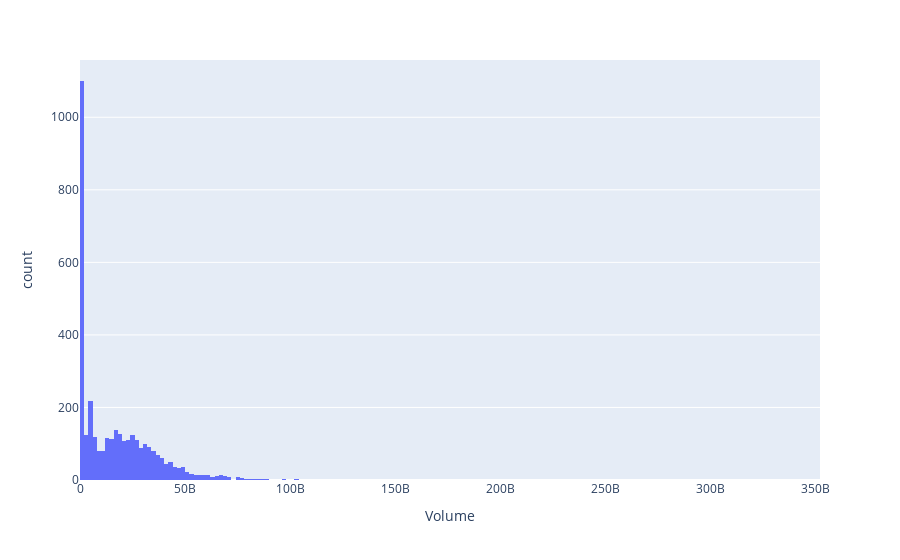

Notebook code for this chart:
### Markdown cell above
Podemos observar en el grafico de vela que nuestros valores oscilan sin patron

### Code cell
fig = px.histogram(bit, x="Volume")
fig.show()

### Figure 1 — Plotly figure (JSON) as saved in the notebook; plotly's stock layout.template omitted (floating-point values rounded to 4 significant figures; data arrays with more than 128 entries replaced by an {"elided": "..."} marker saying what was removed)
{"data": [{"alignmentgroup": "True", "bingroup": "x", "hovertemplate": "Volume=%{x}<br>count=%{y}<extra></extra>", "legendgroup": "", "marker": {"color": "#636efa", "pattern": {"shape": ""}}, "name": "", "offsetgroup": "", "orientation": "v", "showlegend": false, "type": "histogram", "x": {"elided": "3542 int values"}, "xaxis": "x", "yaxis": "y"}], "layout": {"autosize": true, "barmode": "relative", "legend": {"tracegroupgap": 0}, "margin": {"t": 60}, "xaxis": {"anchor": "y", "autorange": true, "domain": [0, 1], "range": [-0.5, 352000000000.0], "title": {"text": "Volume"}, "type": "linear"}, "yaxis": {"anchor": "x", "autorange": true, "domain": [0, 1], "range": [0, 1158.0], "title": {"text": "count"}}}}
